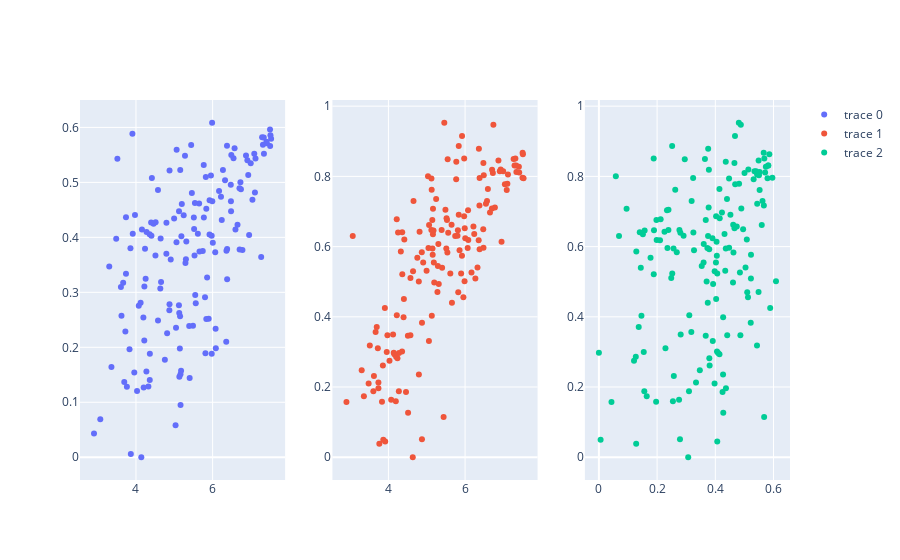

The notebook cell saved with this chart:
### Code cell
from plotly.subplots import make_subplots
import plotly.graph_objects as go

# Creating subplots
fig = make_subplots(rows=1, cols=3)
fig.add_trace(go.Scatter(x=whr_df['Happiness Score'], y=whr_df['Freedom'],mode='markers'), row=1, col=1)
fig.add_trace(go.Scatter(x=whr_df['Happiness Score'], y=whr_df['Health (Life Expectancy)'],mode='markers'), row=1, col=2)
fig.add_trace(go.Scatter(x=whr_df['Freedom'], y=whr_df['Health (Life Expectancy)'],mode='markers'), row=1, col=3)
fig.show()

### Figure 1 — Plotly figure (JSON) as saved in the notebook; plotly's stock layout.template omitted (floating-point values rounded to 4 significant figures; data arrays with more than 128 entries replaced by an {"elided": "..."} marker saying what was removed)
{"data": [{"mode": "markers", "type": "scatter", "x": {"elided": "157 float values"}, "xaxis": "x", "y": {"elided": "157 float values"}, "yaxis": "y"}, {"mode": "markers", "type": "scatter", "x": {"elided": "157 float values"}, "xaxis": "x2", "y": {"elided": "157 float values"}, "yaxis": "y2"}, {"mode": "markers", "type": "scatter", "x": {"elided": "157 float values"}, "xaxis": "x3", "y": {"elided": "157 float values"}, "yaxis": "y3"}], "layout": {"xaxis": {"anchor": "y", "domain": [0, 0.2889]}, "xaxis2": {"anchor": "y2", "domain": [0.3556, 0.6444]}, "xaxis3": {"anchor": "y3", "domain": [0.7111, 1]}, "yaxis": {"anchor": "x", "domain": [0, 1]}, "yaxis2": {"anchor": "x2", "domain": [0, 1]}, "yaxis3": {"anchor": "x3", "domain": [0, 1]}}}
